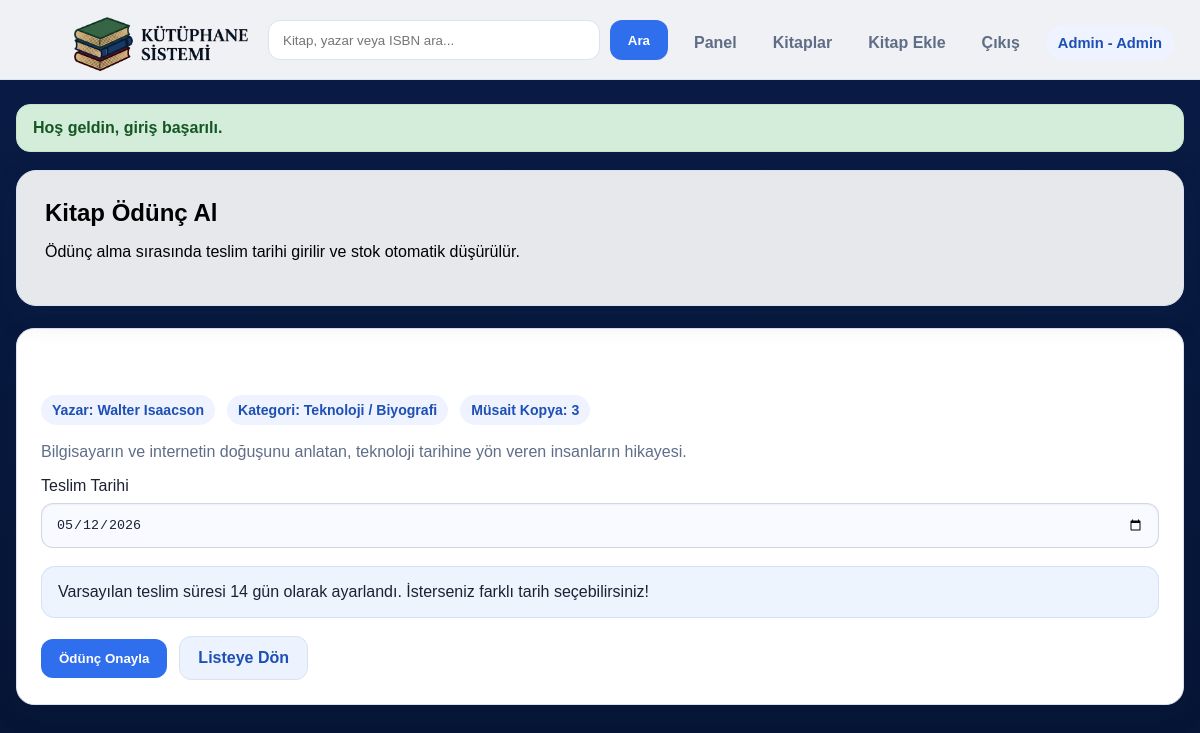
/borrow.php?book_id=204 (signed in), run on the app's committed database.
### tables this page shows
CREATE TABLE `users` (
  `id` int(11) NOT NULL,
  `full_name` varchar(120) NOT NULL,
  `username` varchar(60) NOT NULL,
  `email` varchar(120) NOT NULL,
  `phone` varchar(30) DEFAULT NULL,
  `address` varchar(255) DEFAULT NULL,
  `password_hash` varchar(255) NOT NULL,
  `role` enum('admin','member') NOT NULL DEFAULT 'member',
  `remember_token_hash` varchar(64) DEFAULT NULL,
  `remember_token_expires_at` datetime DEFAULT NULL,
  `balance` decimal(10,2) NOT NULL DEFAULT 0.00,
  `created_at` timestamp NOT NULL DEFAULT current_timestamp()
);

CREATE TABLE `books` (
  `id` int(11) NOT NULL,
  `title` varchar(180) NOT NULL,
  `author_id` int(11) NOT NULL,
  `category_id` int(11) NOT NULL,
  `isbn` varchar(20) NOT NULL,
  `description` text DEFAULT NULL,
  `summary` text DEFAULT NULL,
  `price` decimal(10,2) NOT NULL DEFAULT 0.00,
  `image_path` varchar(255) DEFAULT NULL,
  `total_copies` int(11) NOT NULL DEFAULT 1,
  `available_copies` int(11) NOT NULL DEFAULT 1,
  `created_at` timestamp NOT NULL DEFAULT current_timestamp()
);

CREATE TABLE `authors` (
  `id` int(11) NOT NULL,
  `name` varchar(120) NOT NULL
);

CREATE TABLE `categories` (
  `id` int(11) NOT NULL,
  `name` varchar(120) NOT NULL
);

### db.php (called while the page is built, shortened)
<?php
function db(): PDO
{
    static $pdo = null;
    if ($pdo instanceof PDO) {
        return $pdo;
    }
    $dsn = 'mysql:host=' . DB_HOST . ';dbname=' . DB_NAME . ';charset=utf8mb4';
    $options = [
        PDO::ATTR_ERRMODE => PDO::ERRMODE_EXCEPTION,
        PDO::ATTR_DEFAULT_FETCH_MODE => PDO::FETCH_ASSOC,
    ];
    $pdo = new PDO($dsn, DB_USER, DB_PASS, $options);
    return $pdo;
}

### borrow.php (the view, shortened to what this page needs)
<?php
require_once __DIR__ . '/auth.php';
require_login();
$bookId = (int) ($_GET['book_id'] ?? $_POST['book_id'] ?? 0);
$stmt = db()->prepare(
    'SELECT b.*, a.name AS author_name, c.name AS category_name
     FROM books b
     INNER JOIN authors a ON a.id = b.author_id
     INNER JOIN categories c ON c.id = b.category_id
     WHERE b.id = :id
     LIMIT 1'
);
$stmt->execute(['id' => $bookId]);
$book = $stmt->fetch();
require_once __DIR__ . '/partials/header.php';
?>
<section class="hero">
    <h1>Kitap Ödünç Al</h1>
    <p class="muted">Ödünç alma sırasında teslim tarihi girilir ve stok otomatik düşürülür.</p>
</section>
<section class="form-card">
    <h2><?= e($book['title']) ?></h2>
    <div class="meta-row">
        <span class="badge">Yazar: <?= e($book['author_name']) ?></span>
        <span class="badge">Kategori: <?= e($book['category_name']) ?></span>
        <span class="badge">Müsait Kopya: <?= e($book['available_copies']) ?></span>
    </div>
    <p class="muted"><?= e($book['description']) ?></p>
    <form method="post" action="">
        <div class="form-group">
            <label for="due_date">Teslim Tarihi</label>
            <input
                class="form-control"
                id="due_date"
                name="due_date"
                type="date"
                value="<?= e($_POST['due_date'] ?? date('Y-m-d', strtotime('+14 days'))) ?>"
                required
            >
        </div>
        <div class="helper-box">
            Varsayılan teslim süresi 14 gün olarak ayarlandı. İsterseniz farklı tarih seçebilirsiniz!
        </div>
        <div class="form-actions">
            <button type="submit">Ödünç Onayla</button>
            <a class="btn btn-secondary" href="<?= e(url('books.php')) ?>">Listeye Dön</a>
        </div>
    </form>
</section>
<?php require_once __DIR__ . '/partials/footer.php'; ?>

### partials/header.php (shortened to what this page needs)
<?php
$user = current_user();
?>
<!doctype html>
<html lang="tr">
<head>
    <link rel="stylesheet" href="<?= e(url('assets/css/style.css?v=' . time())) ?>">
</head>
<body>
<div class="layout">
    <header class="topbar">
        <div class="brand">
            <a href="<?= e(url(is_logged_in() ? 'dashboard.php' : 'login.php')) ?>">
            </a>
        </div>
        <?php if ($user): ?>
            <form class="top-search" action="<?= e(url('books.php')) ?>" method="get">
                <input
                    type="text"
                    name="q"
                    value="<?= e($_GET['q'] ?? '') ?>"
                    placeholder="Kitap, yazar veya ISBN ara..."
                >
                <button type="submit">Ara</button>
            </form>
            <nav class="nav-links">
                <a href="<?= e(url('dashboard.php')) ?>">Panel</a>
                <a href="<?= e(url('books.php')) ?>">Kitaplar</a>
                <?php if ($user['role'] === 'admin'): ?>
                    <a href="<?= e(url('add_book.php')) ?>">Kitap Ekle</a>
                <?php endif; ?>
                <a href="<?= e(url('logout.php')) ?>">Çıkış</a>
            </nav>
            <div class="user-chip">
                <?= e($user['full_name']) ?> - <?= $user['role'] === 'admin' ? 'Admin' : 'üye' ?>
            </div>
        <?php endif; ?>
    </header>
    <main class="page-wrapper">
        <?= display_flash() ?>

### data on the page
users: full_name "Admin"
books: author.name "Walter Isaacson", category.name "Teknoloji / Biyografi", available_copies "3", description "Bilgisayarın ve internetin doğuşunu anlatan, teknoloji tarihine yön veren insanların hikayesi."

### other printed values
$flash['message'] "Hoş geldin, giriş başarılı."
